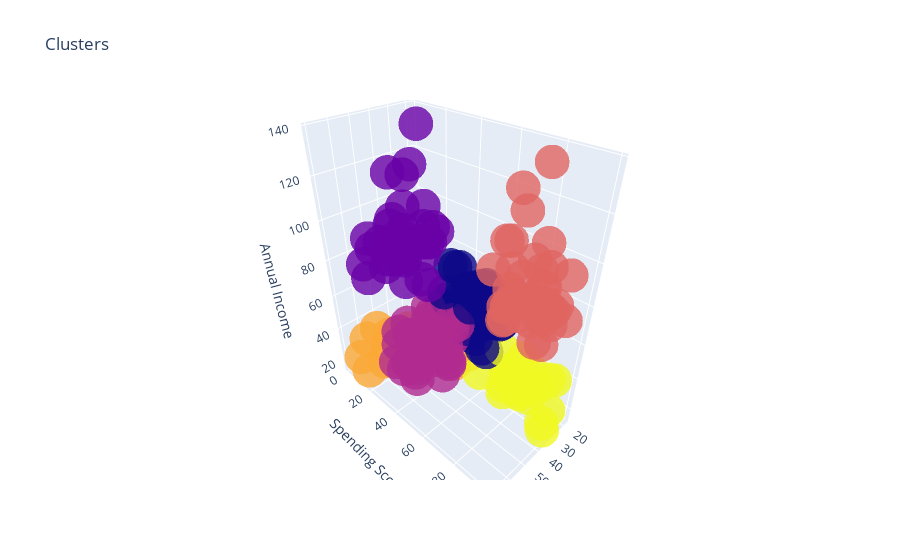

The notebook cell saved with this chart:
### Code cell
import plotly.graph_objs as go
import plotly.offline as py

# Assuming you already have 'df' and 'labels3' defined

df['label3'] = labels3

trace1 = go.Scatter3d(
    x=df['Age'],
    y=df['Spending Score (1-100)'],
    z=df['Annual Income (k$)'],
    mode='markers',
    marker=dict(
        color=df['label3'],
        size=12,  # Changed 'width' to 'size' for marker size
        opacity=0.8
    )
)

data = [trace1]
layout = go.Layout(
    title='Clusters',
    scene=dict(
        xaxis=dict(title='Age'),
        yaxis=dict(title='Spending Score'),
        zaxis=dict(title='Annual Income')
    )
)

fig = go.Figure(data=data, layout=layout)
py.iplot(fig)

### Figure 1 — Plotly figure (JSON) as saved in the notebook; plotly's stock layout.template omitted (floating-point values rounded to 4 significant figures; data arrays with more than 128 entries replaced by an {"elided": "..."} marker saying what was removed)
{"data": [{"marker": {"color": {"elided": "200 int values"}, "opacity": 0.8, "size": 12}, "mode": "markers", "x": {"elided": "200 int values"}, "y": {"elided": "200 int values"}, "z": {"elided": "200 int values"}, "type": "scatter3d"}], "layout": {"scene": {"xaxis": {"title": {"text": "Age"}}, "yaxis": {"title": {"text": "Spending Score"}}, "zaxis": {"title": {"text": "Annual Income"}}}, "title": {"text": "Clusters"}}}
